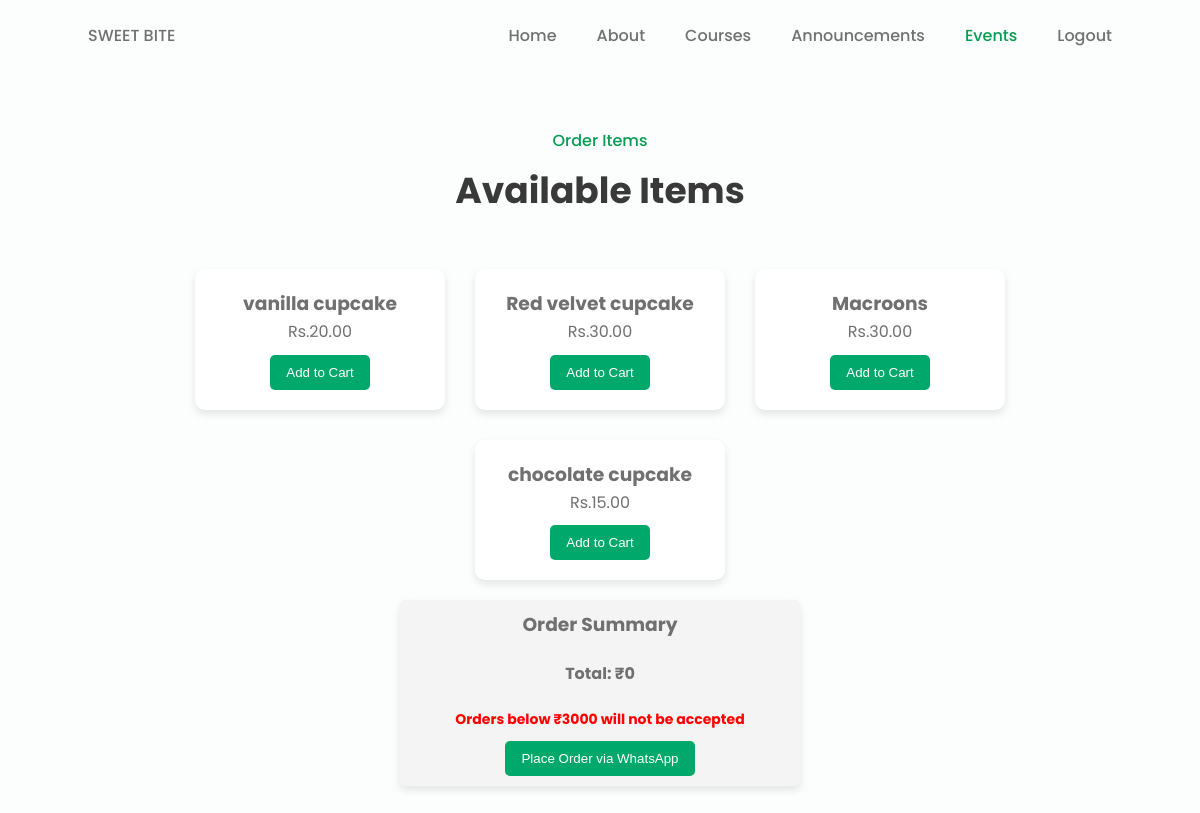
Screenshot of /events.php with the database file from the repository.
### tables this page shows
CREATE TABLE `items` (
  `id` int(11) NOT NULL,
  `name` varchar(255) NOT NULL,
  `price` decimal(10,2) NOT NULL,
  `quantity` int(11) NOT NULL,
  `unit` enum('piece','g','kg') NOT NULL
);

### events.php (the view, shortened to what this page needs)
<!DOCTYPE html>
<html lang="en">
<head>
    <link rel="stylesheet" href="assets/css/styles.css">
</head>
<body>
    <?php include 'header.php'; ?>
    <main id="content">
        <section class="menu section bd-container" id="menu">
            <span class="section-subtitle">Order Items</span>
            <h2 class="section-title">Available Items</h2>
            <div class="container">
                <?php
                include 'db_connect.php';
                $result = $conn->query("SELECT * FROM items");
                while ($row = $result->fetch_assoc()) {
                    echo "<div class='card'>
                            <h3>" . $row['name'] . "</h3>
                            <span>Rs." . $row['price'] . "</span><br>
                            <button class='btn' onclick='showPopup(" . $row['id'] . ", \"" . $row['name'] . "\", " . $row['price'] . ")'>Add to Cart</button>
                          </div>";
                }
                ?>
            </div>
            <div id="order-summary">
                <h3>Order Summary</h3>
                <h4 id="total-cost">Total: ₹0</h4>
                <p id="order-msg">Orders below ₹3000 will not be accepted</p>
                <button id="place-order-btn" class="btn" onclick="confirmOrder()" disabled>
                    Place Order via WhatsApp
                </button>
            </div>
        </section>
    </main>
</body>
</html>

### assets/css/styles.css (style rules this page uses)
:root { --header-height: 3rem; --first-color: #069C54; --first-color-alt: #048654; --title-color: #393939; --text-color: #707070; --text-color-light: #A6A6A6; --body-color: #FBFEFD; --container-color: #FFFFFF; --body-font: 'Poppins', sans-serif; --biggest-font-size: 2.25rem; --h1-font-size: 1.5rem; --h2-font-size: 1.25rem; --h3-font-size: 1rem; --normal-font-size: .938rem; --small-font-size: .813rem; --smaller-font-size: .75rem; --font-medium: 500; --font-semi-bold: 600; --mb-1: .5rem; --mb-2: 1rem; --mb-3: 1.5rem; --mb-4: 2rem; --mb-5: 2.5rem; --mb-6: 3rem; --z-tooltip: 10; --z-fixed: 100; }
@media screen and (min-width: 768px) { :root { --biggest-font-size: 4rem; --h1-font-size: 2.25rem; --h2-font-size: 1.5rem; --h3-font-size: 1.25rem; --normal-font-size: 1rem; --small-font-size: .875rem; --smaller-font-size: .813rem; } }
*,::before,::after { box-sizing: border-box; }
html { scroll-behavior: smooth; }
body { margin: var(--header-height) 0 0 0; font-family: var(--body-font); font-size: var(--normal-font-size); background-color: var(--body-color); color: var(--text-color); line-height: 1.6; }
h1,h2,h3,p,ul { margin: 0; }
.section { padding: 4rem 0 2rem; }
.section-title, .section-subtitle { text-align: center; }
.section-title { font-size: var(--h1-font-size); color: var(--title-color); margin-bottom: var(--mb-3); }
.section-subtitle { display: block; color: var(--first-color); font-weight: var(--font-medium); margin-bottom: var(--mb-1); }
.bd-container { max-width: 960px; width: calc(100% - 2rem); margin-left: var(--mb-2); margin-right: var(--mb-2); }
@media screen and (min-width: 768px) { body { margin: 0; } }
@media screen and (min-width: 768px) { .section { padding-top: 8rem; } }
@media screen and (min-width: 960px) { .bd-container { margin-left: auto; margin-right: auto; } }

### events.php (style rules this page uses)
body { transition: background 0.5s ease; }
.container { display: flex; justify-content: center; gap: 30px; flex-wrap: wrap; margin-top: 50px; }
.card { background: #fff; width: 250px; padding: 20px; border-radius: 10px; box-shadow: 0 4px 8px rgba(0,0,0,0.1); text-align: center; transition: transform 0.3s ease-in-out; }
.btn { padding: 10px 16px; background: #00a86b; color: white; border: none; border-radius: 5px; cursor: pointer; transition: background 0.3s, transform 0.2s; margin-top: 10px; }
#order-summary { margin-top: 20px; padding: 10px; background: #f4f4f4; border-radius: 5px; text-align: center; max-width: 400px; margin-left: auto; margin-right: auto; box-shadow: 0 4px 8px rgba(0,0,0,0.1); }
#order-msg { font-size: 14px; font-weight: bold; color: red; }

### rows the page displays
items: name "vanilla cupcake", price "20.00"
items: name "Red velvet cupcake", price "30.00"
items: name "Macroons", price "30.00"
items: name "chocolate cupcake", price "15.00"
